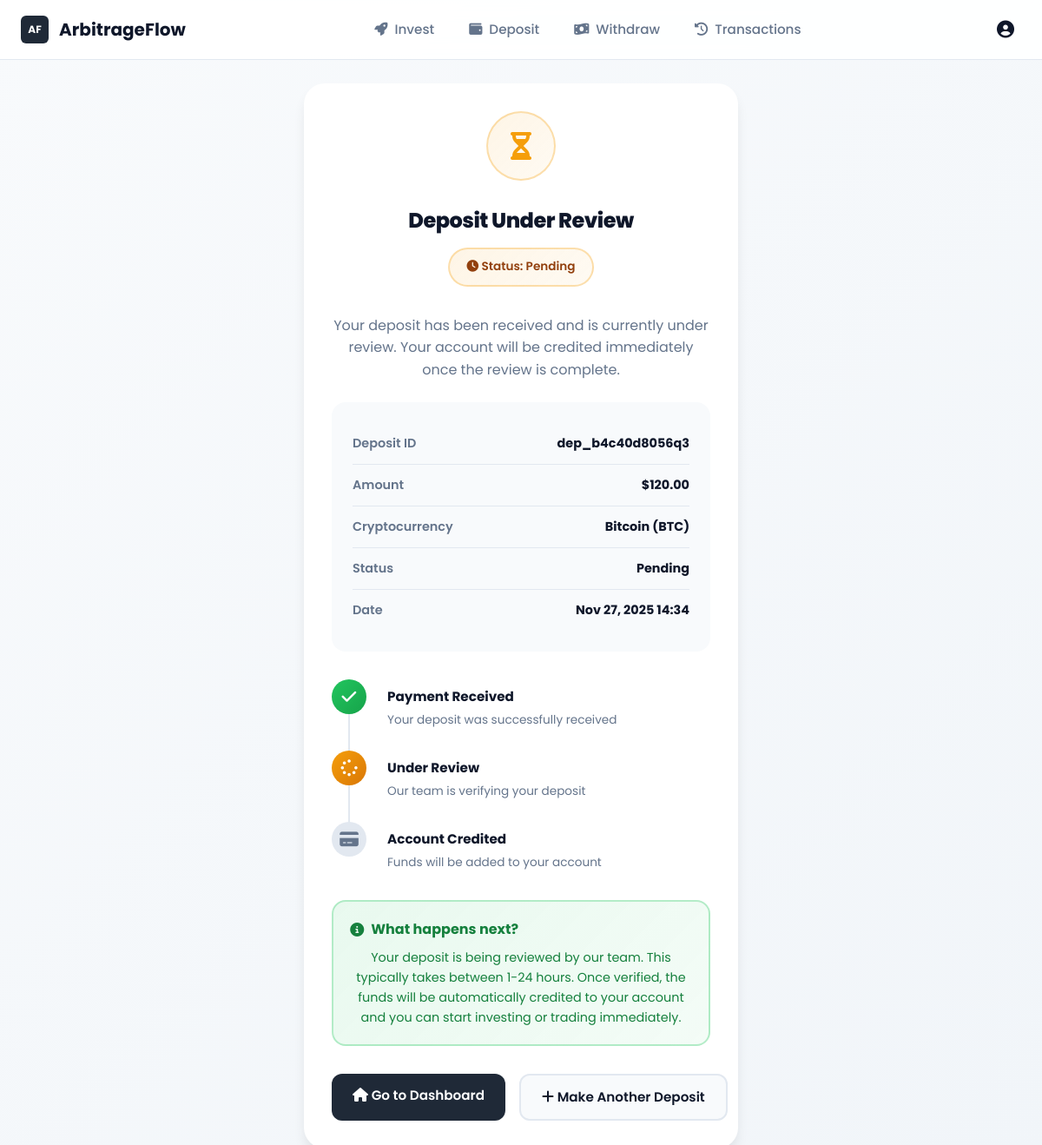
Before: /deposit/pending/dep_b4c40d8056q3/ (signed in) with the older database file.
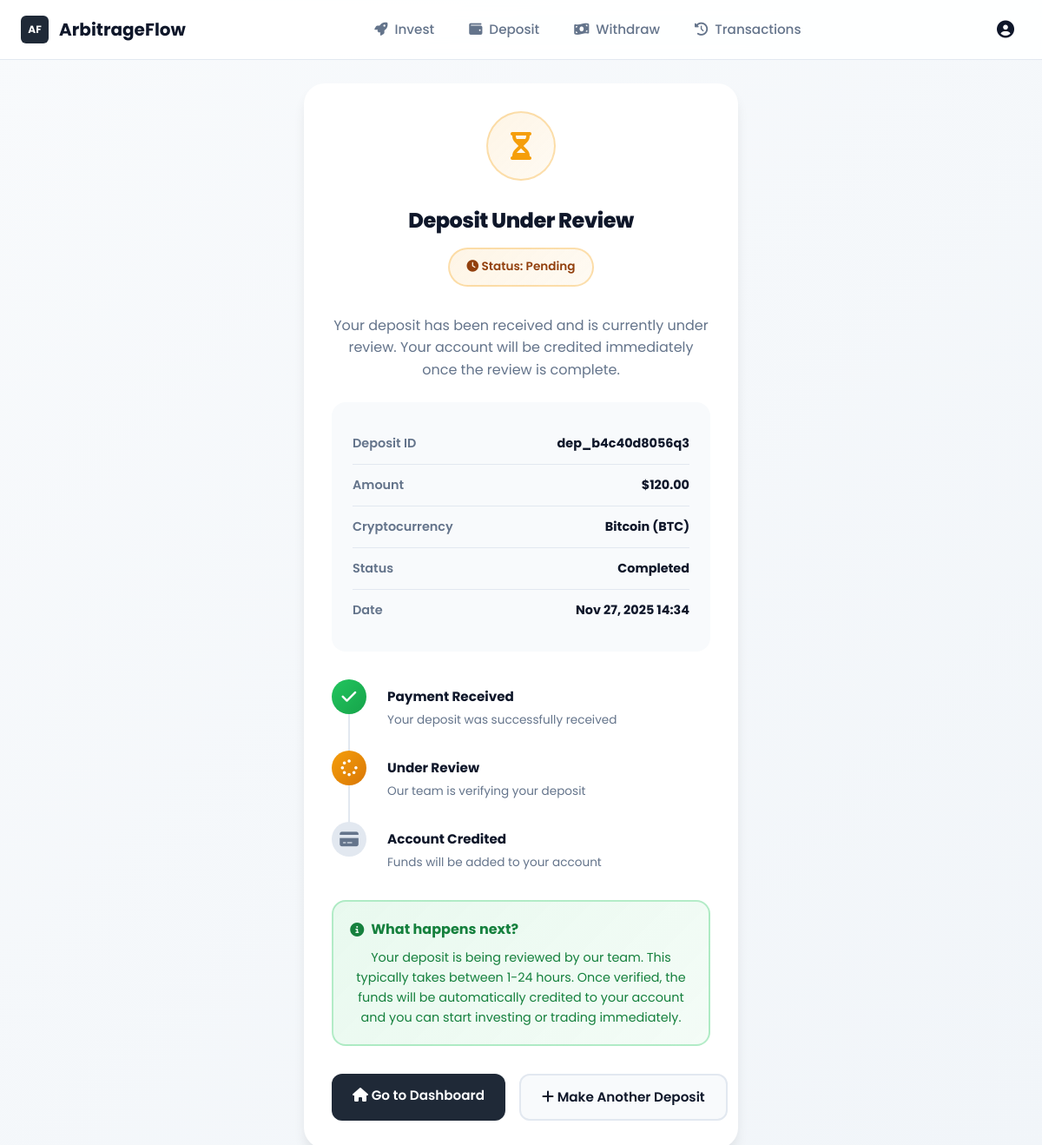
After: the same page with the newer database file.
### core/models.py (models this page shows, shortened)
class Deposit(models.Model):
    deposit_id = ShortUUIDField(
        primary_key=True,
        unique=True,
        length=12,
        max_length=45,
        prefix="dep_",
        alphabet='abcdesqp1234567890'
    )
    user = models.ForeignKey(
        User,
        on_delete=models.CASCADE,
        related_name='deposits'
    )
    amount = models.DecimalField(
        max_digits=10,
        decimal_places=2,
        help_text="Deposit amount in USD"
    )
    status = models.CharField(
        max_length=10,
        choices=DEPOSIT_STATUS,
        default='PENDING'
    )
    crypto = models.ForeignKey(
        Cryptocurrency,
        on_delete= models.CASCADE,
        null=True,
        blank=True,
        related_name='deposits',
        help_text='Selected cryptocurrency for this deposit'
    )
    pay_amount = models.DecimalField(
        max_digits=20,
        decimal_places=8,
        help_text="Amount in cryptocurrency to pay",
        null=True, blank=True
    )
    created_at = models.DateTimeField(default=timezone.now)

class Cryptocurrency(models.Model):
    name = models.CharField(max_length=100, help_text="Display name, e.g. 'Bitcoin'")
    symbol = models.CharField(max_length=10, null=True, blank=True, help_text="Symbol like BTC")
    deposit_address = models.CharField(max_length=255, null=True, blank=True, help_text="Default deposit address for this crypto")
    class Meta:
        verbose_name = 'Cryptocurrency'
        verbose_name_plural = 'Cryptocurrencies'

### core/views.py (the view)
# urls.py: path('deposit/pending/<str:deposit_id>/', views.deposit_pending, name='deposit_pending'),
@login_required
def deposit_pending(request, deposit_id):
    try:
        deposit = Deposit.objects.get(deposit_id=deposit_id, user=request.user)
        return render(request, 'core/deposit_pending.html', {
            'deposit': deposit
        })
    except Deposit.DoesNotExist:
        messages.error(request, 'Deposit not found')
        return redirect('core:deposit')

### core/context_processors.py (called while the page is built, shortened)
def complete_expired_investments(request):
    if not request.user.is_authenticated:
        return {}
    try:
        from core.models import Investment
        from account.models import Profile
        now = timezone.now()
        expired_investments = Investment.objects.filter(
            user=request.user,
            is_active=True,
            end_date__lte=now
        )
    except Exception as e:
        logger.error(f"Error in complete_expired_investments context processor: {e}", exc_info=True)
    return {}

### templates/core/deposit_pending.html (shortened to what this page needs)
{% extends "base.html" %}
{% load static %}
{% load i18n %}
{% block content %}
<div class="pending-container">
    <div class="pending-card">
        <div class="pending-icon">
            <i class="fas fa-hourglass-half"></i>
        </div>
        <h1 class="pending-title">{% trans "Deposit Under Review" %}</h1>
        <div class="pending-status">
            <i class="fas fa-clock"></i> {% trans "Status: Pending" %}
        </div>
        <p class="pending-message">
            {% trans "Your deposit has been received and is currently under review. Your account will be credited immediately once the review is complete." %}
        </p>
        <div class="pending-details">
            <div class="detail-row">
                <span class="detail-label">{% trans "Deposit ID" %}</span>
                <span class="detail-value">{{ deposit.deposit_id }}</span>
            </div>
            <div class="detail-row">
                <span class="detail-label">{% trans "Amount" %}</span>
                <span class="detail-value">${{ deposit.amount }}</span>
            </div>
            <div class="detail-row">
                <span class="detail-label">{% trans "Cryptocurrency" %}</span>
                <span class="detail-value">{{ deposit.crypto.name }} ({{ deposit.crypto.symbol }})</span>
            </div>
            <div class="detail-row">
                <span class="detail-label">{% trans "Status" %}</span>
                <span class="detail-value">{{ deposit.get_status_display }}</span>
            </div>
            <div class="detail-row">
                <span class="detail-label">{% trans "Date" %}</span>
                <span class="detail-value">{{ deposit.created_at|date:"M d, Y H:i" }}</span>
            </div>
        </div>
        <div class="timeline">
            <div class="timeline-item">
                <div class="timeline-icon active">
                    <i class="fas fa-check"></i>
                </div>
                <div class="timeline-content">
                    <div class="timeline-title">{% trans "Payment Received" %}</div>
                    <div class="timeline-text">{% trans "Your deposit was successfully received" %}</div>
                </div>
            </div>
            <div class="timeline-item">
                <div class="timeline-icon pending">
                    <i class="fas fa-spinner"></i>
                </div>
                <div class="timeline-content">
                    <div class="timeline-title">{% trans "Under Review" %}</div>
                    <div class="timeline-text">{% trans "Our team is verifying your deposit" %}</div>
                </div>
            </div>
            <div class="timeline-item">
                <div class="timeline-icon inactive">
                    <i class="fas fa-credit-card"></i>
                </div>
                <div class="timeline-content">
                    <div class="timeline-title">{% trans "Account Credited" %}</div>
                    <div class="timeline-text">{% trans "Funds will be added to your account" %}</div>
                </div>
            </div>
        </div>
        <div class="info-box">
            <div class="info-box-title">
                <i class="fas fa-info-circle"></i>
                {% trans "What happens next?" %}
            </div>
            <div class="info-box-text">
                {% trans "Your deposit is being reviewed by our team. This typically takes between 1-24 hours. Once verified, the funds will be automatically credited to your account and you can start investing or trading immediately." %}
            </div>
        </div>
        <div class="action-buttons">
            <a href="{% url 'account:dashboard' %}" class="btn btn-primary">
                <i class="fas fa-home"></i> {% trans "Go to Dashboard" %}
            </a>
            <a href="{% url 'core:deposit' %}" class="btn btn-secondary">
                <i class="fas fa-plus"></i> {% trans "Make Another Deposit" %}
            </a>
        </div>
    </div>
</div>
{% endblock %}

Changed rows visible on the page:
changed Deposit "dep_b4c40d8056q3": status "Pending" → "Completed"
